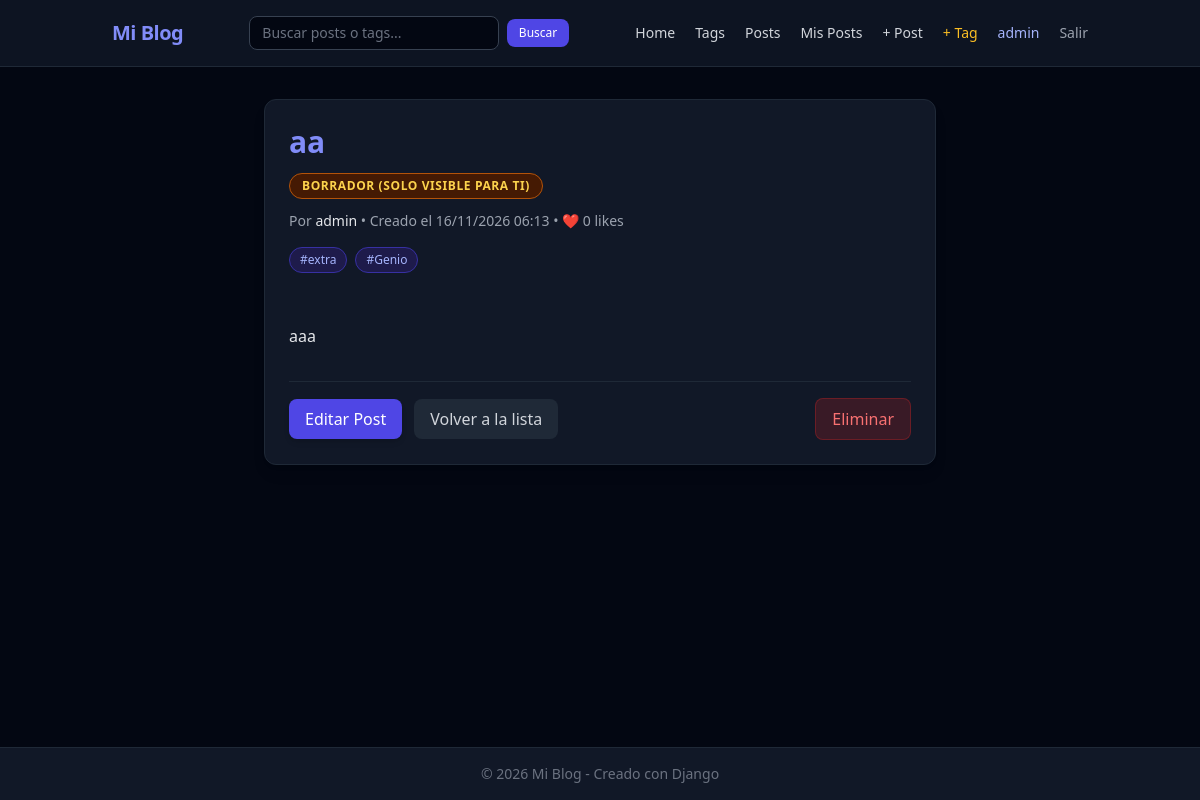
Page /posts/6/ (signed in) on the earlier database version.
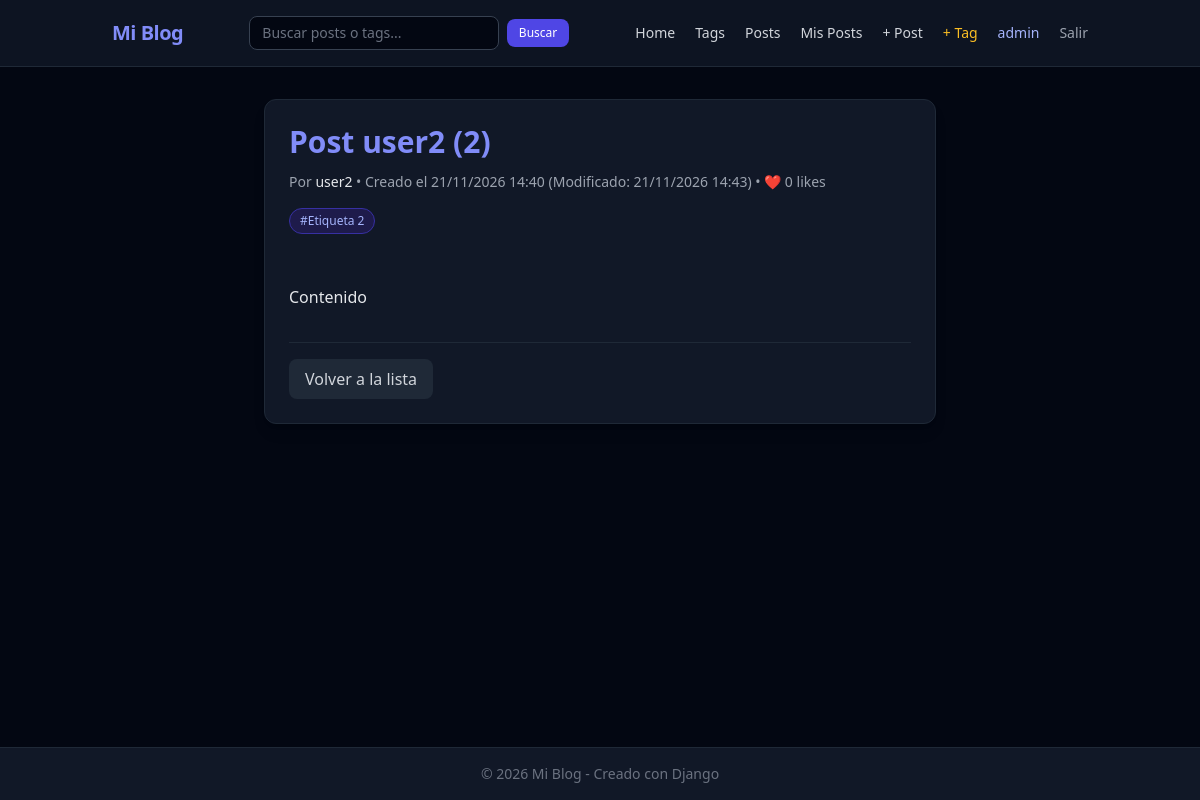
Same page on the later database version.
### blogs_django/models.py (models this page shows, shortened)
class Post(models.Model):
	POST_TYPES = [
		("borrador", "Borrador"),
		("publicado", "Publicado"),
		("archivado", "Archivado"),
	]
	"""Representa un posteo o entrada dentro de la plataforma."""
	title = models.CharField(max_length=200)
	author = models.ForeignKey(User, on_delete=models.CASCADE, related_name='posts')
	content = models.TextField()
	image = models.FileField(upload_to='posts/', blank=True, null=True)
	likes = models.PositiveIntegerField(default=0)
	tags = models.ManyToManyField(Tag, related_name='posts', blank=True)
	created_at = models.DateTimeField(auto_now_add=True)
	modified_at = models.DateTimeField(auto_now=True)
	type = models.CharField(
		max_length=20,
		choices=POST_TYPES,
		default='borrador',
	)

class Tag(models.Model):
	name = models.CharField(max_length=50, unique=True)

### blogs_django/views.py (the view)
# urls.py: path('posts/<int:post_id>/', views.post, name='post'),
def post(request, post_id):
    post = get_object_or_404(Post, id=post_id)
    if post.type != 'publicado' and post.author != request.user:
        messages.error(request, "Esta publicación no está disponible públicamente.")
        return redirect('blogs_django:posts')
    return render(request, 'blogs_django/post.html', {'post': post})

### blogs_django/templates/blogs_django/post.html (shortened to what this page needs)
{% extends "blogs_django/base.html" %}
{% block content %}
<div class="max-w-2xl mx-auto bg-gray-900 border border-gray-800 rounded-xl p-6 shadow-lg">
    <h1 class="text-3xl font-bold mb-3 text-indigo-400">{{ post.title }}</h1>
    {% if post.type != 'publicado' %}
    <span class="inline-block mb-3 px-3 py-1 text-xs font-semibold uppercase tracking-wider rounded-full {% if post.type == 'borrador' %}bg-amber-950 text-amber-300 border border-amber-700{% else %}bg-gray-800 text-gray-300 border border-gray-600{% endif %}">
        {{ post.get_type_display }} (Solo visible para ti)
    </span>
	{% endif %}
    <div class="text-sm text-gray-400 mb-4 flex items-center space-x-2">
        <span>
            Por <span class="text-gray-200 font-medium">{{ post.author }}</span> •
            Creado el {{ post.created_at|date:"d/m/Y H:i" }}
            {% if post.modified_at != post.created_at %}
                (Modificado: {{ post.modified_at|date:"d/m/Y H:i" }})
            {% endif %}
            • ❤️ {{ post.likes }} likes
        </span>
    </div>
    {% if post.tags.all %}
        <div class="flex flex-wrap gap-2 mb-6">
            {% for tag in post.tags.all %}
                <a href="{% url 'blogs_django:tag' tag.id %}" class="text-xs px-2.5 py-1 rounded-full bg-indigo-950 text-indigo-300 border border-indigo-800 hover:bg-indigo-900">
                    #{{ tag.name }}
                </a>
            {% endfor %}
        </div>
    {% endif %}
    <div class="text-gray-200 space-y-4 mb-8 leading-relaxed whitespace-pre-line">
        {{ post.content }}
    </div>
    <div class="border-t border-gray-800 pt-4 flex items-center justify-between">
        <div class="flex space-x-3">
            {% if user == post.author %}
                <a href="{% url 'blogs_django:edit_post' post.id %}" class="px-4 py-2 bg-indigo-600 hover:bg-indigo-500 text-white font-medium rounded-lg transition-colors shadow-md">
                    Editar Post
                </a>
            {% endif %}
            <a href="{% url 'blogs_django:posts' %}" class="px-4 py-2 bg-gray-800 hover:bg-gray-700 text-gray-300 font-medium rounded-lg transition-colors">
                Volver a la lista
            </a>
        </div>
        {% if user == post.author %}
            <form action="{% url 'blogs_django:delete_post' post.id %}" method="POST" onsubmit="return confirm('¿Estás seguro de que deseas eliminar este post permanentemente?');">
                <button type="submit" class="px-4 py-2 bg-red-600/20 hover:bg-red-600 text-red-400 hover:text-white border border-red-600/30 font-medium rounded-lg transition-colors">
                    Eliminar
                </button>
            </form>
        {% endif %}
    </div>
</div>
{% endblock content %}

Differences in the rows shown:
no longer on this page (row edited): Tag: name "Genio"
changed Post: title "aa" → "Post user2 (2)"; author "admin" → "user2"; created_at "16/11/2026 06:13" → "21/11/2026 14:40"; modified_at (not shown) → "21/11/2026 14:43"; content "aaa" → "Contenido"; type "BORRADOR" → (not shown); author_id 1 → 3 (drawn)
changed Tag: name "extra" → "Etiqueta 2"
Other differences:
text no longer shown: "(SOLO VISIBLE PARA TI) Editar Post Eliminar"
text now shown: "(Modificado: )"
